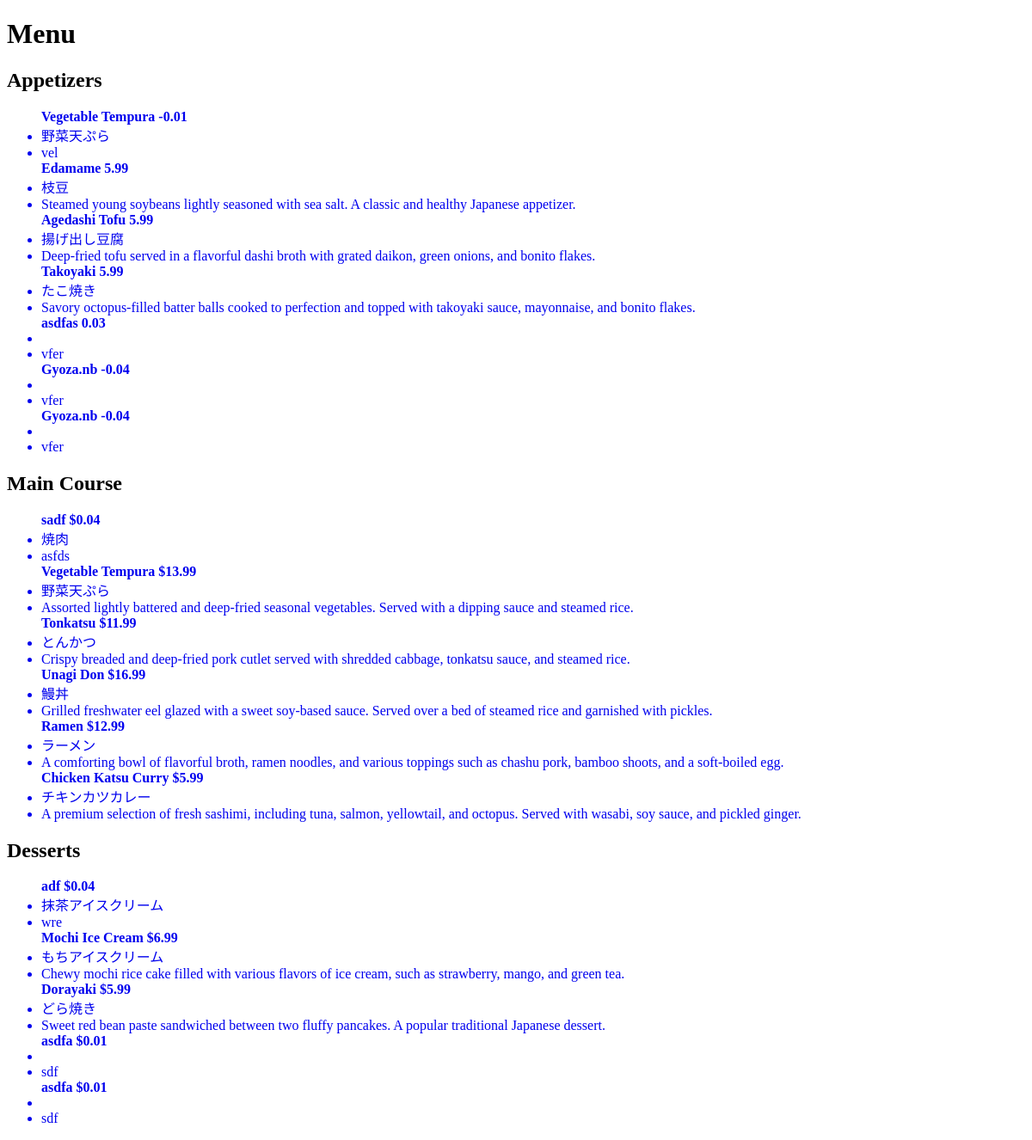
Page /seed/ on the earlier database version.
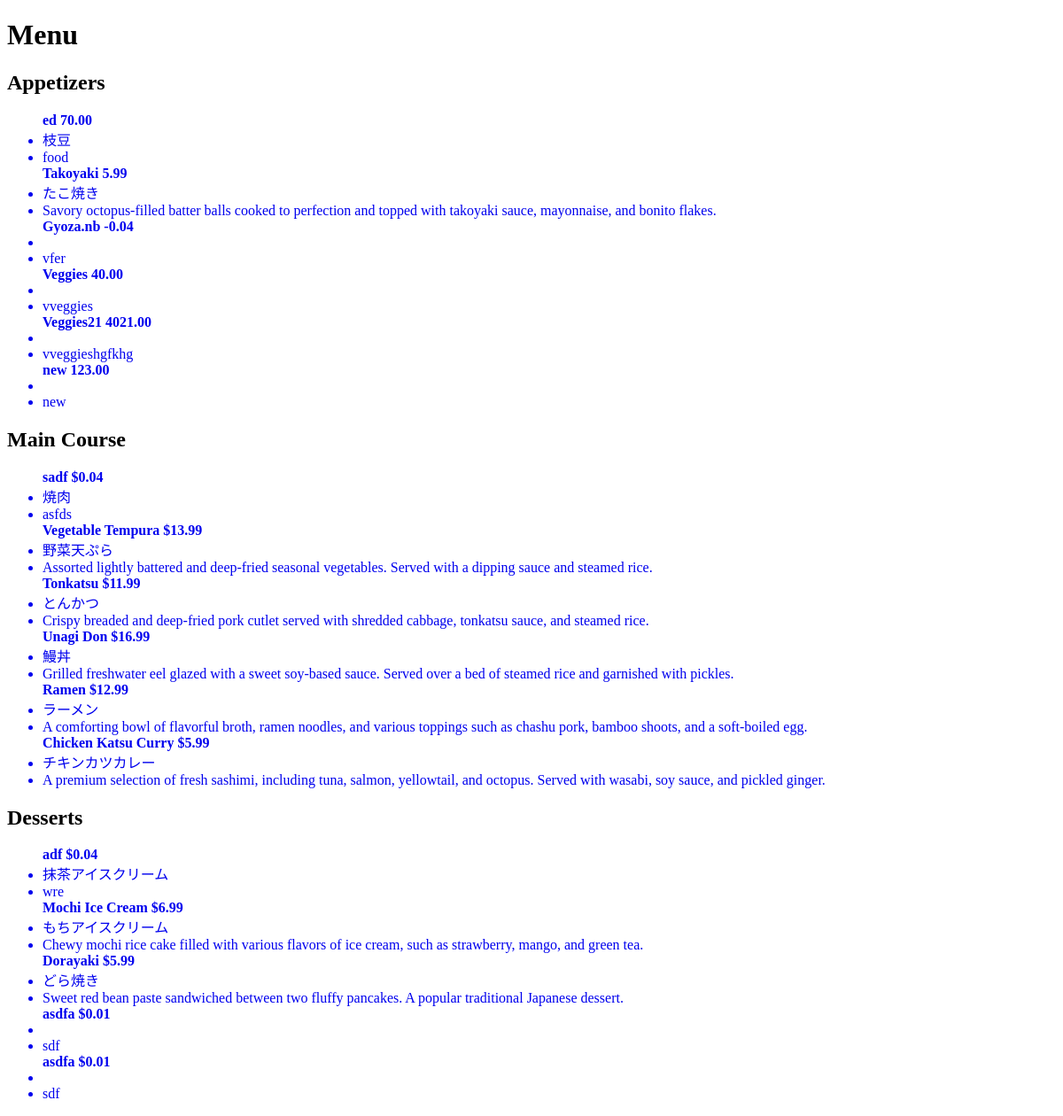
Same page on the later database version.
### menu_app/models.py (models this page shows, shortened)
class Appetizer(models.Model):
    type = models.CharField(max_length=100)
    name = models.CharField(max_length=100)
    japanese_name = models.CharField(max_length=100)
    price = models.DecimalField(max_digits=10, decimal_places=2)
    description = models.CharField(max_length=100)

class MainCourse(models.Model):
    type = models.CharField(max_length=100)
    name = models.CharField(max_length=100)
    japanese_name = models.CharField(max_length=100)
    price = models.DecimalField(max_digits=10, decimal_places=2)
    description = models.CharField(max_length=100)

class Dessert(models.Model):
    type = models.CharField(max_length=100)
    name = models.CharField(max_length=100)
    japanese_name = models.CharField(max_length=100)
    price = models.DecimalField(max_digits=10, decimal_places=2)
    description = models.CharField(max_length=100)

### menu_app/views.py (the view, shortened to what this page needs)
# urls.py: path('seed/', seed),
def seed(request):
  all_appetizers = Appetizer.objects.all()
  all_main_course = MainCourse.objects.all()
  all_desserts = Dessert.objects.all()
  return render(request, 'food_type.html', {'appetizers': all_appetizers, 'main_course': all_main_course, 'desserts': all_desserts})

### menu_app/templates/food_type.html (shortened to what this page needs)
<!DOCTYPE html>
<html lang="en">
  <head>
  </head>
  <body>
    <h1>Menu</h1>
    <h2>Appetizers</h2>
    <ul>
      {% for appetizer in appetizers %}
      <a
        style="text-decoration: none"
        href="{% url 'appetizer_item' appetizer.id %}"
      >
        <b>{{ appetizer.name }} {{ appetizer.price }}</b>
        <li>{{ appetizer.japanese_name }}</li>
        <li>{{ appetizer.description }}</li>
      </a>
      {% endfor %}
    </ul>
    <h2>Main Course</h2>
    <ul>
      {% for main in main_course %}
      <a style="text-decoration: none" href="{% url 'main_item' main.id %}">
        <b>{{ main.name }} ${{ main.price }}</b>
        <li>{{ main.japanese_name }}</li>
        <li>{{ main.description }}</li>
      </a>
      {% endfor %}
    </ul>
    <h2>Desserts</h2>
    <ul>
      {% for dessert in desserts %}
      <a
        style="text-decoration: none"
        href="{% url 'dessert_item' dessert.id %}"
      >
        <b>{{ dessert.name }} ${{ dessert.price }}</b>
        <li>{{ dessert.japanese_name }}</li>
        <li>{{ dessert.description }}</li>
      </a>
      {% endfor %}
    </ul>
  </body>
</html>

Differences in the rows shown:
removed Appetizer: name "Vegetable Tempura", price "-0.01", japanese_name "野菜天ぷら", description "vel"
removed Appetizer: name "Agedashi Tofu", price "5.99", japanese_name "揚げ出し豆腐", description "Deep-fried tofu served in a flavorful dashi broth with grated daikon, green onions, and bonito flakes."
removed Appetizer: name "asdfas", price "0.03", description "vfer"
removed Appetizer: name "Gyoza.nb", price "-0.04", description "vfer"
changed Appetizer "枝豆": name "Edamame" → "ed"; price "5.99" → "70.00"; description "Steamed young soybeans lightly seasoned with sea salt. A classic and healthy Japanese appetizer." → "food"
added Appetizer: name "Veggies", price "40.00", description "vveggies"
added Appetizer: name "Veggies21", price "4021.00", description "vveggieshgfkhg"
added Appetizer: name "new", price "123.00", description "new"
